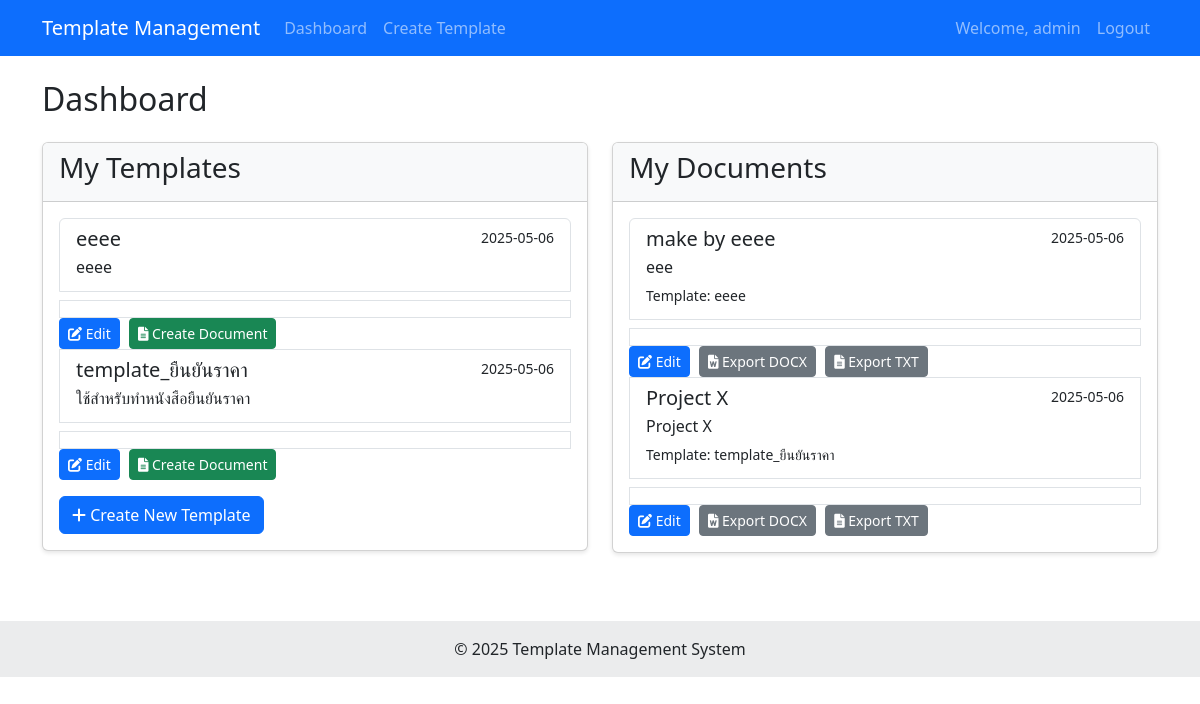
The app's page /dashboard (signed in) with its own data.
### database/models.py (models this page shows, shortened)
class User(Base, UserMixin):
    __tablename__ = 'users'
    id = Column(Integer, primary_key=True)
    username = Column(String(50), unique=True, nullable=False)
    email = Column(String(100), unique=True, nullable=False)
    password_hash = Column(String(200), nullable=False)
    created_at = Column(DateTime, default=datetime.datetime.utcnow)
    is_active = Column(Boolean, default=True)
    templates = relationship("Template", back_populates="creator")
    documents = relationship("Document", back_populates="creator")
    def is_active(self):
        return self.is_active

class Template(Base):
    __tablename__ = 'templates'
    id = Column(Integer, primary_key=True)
    title = Column(String(100), nullable=False)
    description = Column(Text, nullable=True)
    content = Column(Text, nullable=False)  # Markdown content with input-box syntax
    creator_id = Column(Integer, ForeignKey('users.id'), nullable=False)
    created_at = Column(DateTime, default=datetime.datetime.utcnow)
    modified_at = Column(DateTime, default=datetime.datetime.utcnow, onupdate=datetime.datetime.utcnow)
    creator = relationship("User", back_populates="templates")
    input_boxes = relationship("InputBox", back_populates="template", cascade="all, delete-orphan")
    documents = relationship("Document", back_populates="template")

class Document(Base):
    __tablename__ = 'documents'
    id = Column(Integer, primary_key=True)
    title = Column(String(100), nullable=False)
    description = Column(Text, nullable=True)
    template_id = Column(Integer, ForeignKey('templates.id'), nullable=False)
    creator_id = Column(Integer, ForeignKey('users.id'), nullable=False)
    created_at = Column(DateTime, default=datetime.datetime.utcnow)
    modified_at = Column(DateTime, default=datetime.datetime.utcnow, onupdate=datetime.datetime.utcnow)
    template = relationship("Template", back_populates="documents")
    creator = relationship("User", back_populates="documents")
    input_values = relationship("DocumentInputValue", back_populates="document", cascade="all, delete-orphan")

### app/app.py (the view)
@app.route('/dashboard')
@login_required
def dashboard():
    db_session = get_session(engine)
    templates = db_session.query(Template).filter_by(creator_id=current_user.id).all()
    documents = db_session.query(Document).options(joinedload(Document.template)).filter_by(creator_id=current_user.id).all()
    db_session.close()
    return render_template('dashboard.html', templates=templates, documents=documents)

### app/app.py (called while the page is built)
@login_manager.user_loader
def load_user(user_id):
    db_session = get_session(engine)
    user = db_session.query(User).get(int(user_id))
    db_session.close()
    return user

### database/models.py (called while the page is built)
def get_session(engine):
    Session = sessionmaker(bind=engine)
    return Session()

### templates/dashboard.html (shortened to what this page needs)
{% extends "base.html" %}
{% block content %}
<h2>Dashboard</h2>
<div class="row mt-4">
    <div class="col-md-6">
        <div class="card">
            <div class="card-header">
                <h3>My Templates</h3>
            </div>
            <div class="card-body">
                {% if templates %}
                <div class="list-group">
                    {% for template in templates %}
                    <a href="{{ url_for('view_template', template_id=template.id) }}" class="list-group-item list-group-item-action">
                        <div class="d-flex w-100 justify-content-between">
                            <h5 class="mb-1">{{ template.title }}</h5>
                            <small>{{ template.created_at.strftime('%Y-%m-%d') }}</small>
                        </div>
                        <p class="mb-1">{{ template.description or 'No description' }}</p>
                        <div class="mt-2">
                            <a href="{{ url_for('edit_template', template_id=template.id) }}" class="btn btn-sm btn-primary">
                                <i class="fas fa-edit"></i> Edit
                            </a>
                            <a href="{{ url_for('create_document', template_id=template.id) }}" class="btn btn-sm btn-success">
                                <i class="fas fa-file-alt"></i> Create Document
                            </a>
                        </div>
                    </a>
                    {% endfor %}
                </div>
                {% else %}
                <p>You don't have any templates yet.</p>
                {% endif %}
                <div class="mt-3">
                    <a href="{{ url_for('create_template') }}" class="btn btn-primary">
                        <i class="fas fa-plus"></i> Create New Template
                    </a>
                </div>
            </div>
        </div>
    </div>
    <div class="col-md-6">
        <div class="card">
            <div class="card-header">
                <h3>My Documents</h3>
            </div>
            <div class="card-body">
                {% if documents %}
                <div class="list-group">
                    {% for document in documents %}
                    <a href="{{ url_for('view_document', document_id=document.id) }}" class="list-group-item list-group-item-action">
                        <div class="d-flex w-100 justify-content-between">
                            <h5 class="mb-1">{{ document.title }}</h5>
                            <small>{{ document.created_at.strftime('%Y-%m-%d') }}</small>
                        </div>
                        <p class="mb-1">{{ document.description or 'No description' }}</p>
                        <p class="mb-1"><small>Template: {{ document.template.title }}</small></p>
                        <div class="mt-2">
                            <a href="{{ url_for('edit_document', document_id=document.id) }}" class="btn btn-sm btn-primary">
                                <i class="fas fa-edit"></i> Edit
                            </a>
                            <a href="{{ url_for('export_docx', document_id=document.id) }}" class="btn btn-sm btn-secondary">
                                <i class="fas fa-file-word"></i> Export DOCX
                            </a>
                            <a href="{{ url_for('export_txt', document_id=document.id) }}" class="btn btn-sm btn-secondary">
                                <i class="fas fa-file-alt"></i> Export TXT
                            </a>
                        </div>
                    </a>
                    {% endfor %}
                </div>
                {% else %}
                <p>You don't have any documents yet.</p>
                {% endif %}
            </div>
        </div>
    </div>
</div>
{% endblock %}

### templates/base.html (shortened to what this page needs)
<!DOCTYPE html>
<html lang="en">
<head>
    <link href="https://cdn.jsdelivr.net/npm/bootstrap@5.3.0/dist/css/bootstrap.min.css" rel="stylesheet">
    <link href="https://cdnjs.cloudflare.com/ajax/libs/font-awesome/6.0.0/css/all.min.css" rel="stylesheet">
    <link href="{{ url_for('static', filename='css/styles.css') }}" rel="stylesheet">
</head>
<body>
    <nav class="navbar navbar-expand-lg navbar-dark bg-primary">
        <div class="container">
            <a class="navbar-brand" href="{{ url_for('index') }}">Template Management</a>
            <div class="collapse navbar-collapse" id="navbarNav">
                <ul class="navbar-nav me-auto">
                    {% if current_user.is_authenticated %}
                    <li class="nav-item">
                        <a class="nav-link" href="{{ url_for('dashboard') }}">Dashboard</a>
                    </li>
                    <li class="nav-item">
                        <a class="nav-link" href="{{ url_for('create_template') }}">Create Template</a>
                    </li>
                    {% endif %}
                </ul>
                <ul class="navbar-nav">
                    {% if current_user.is_authenticated %}
                    <li class="nav-item">
                        <span class="nav-link">Welcome, {{ current_user.username }}</span>
                    </li>
                    <li class="nav-item">
                        <a class="nav-link" href="{{ url_for('logout') }}">Logout</a>
                    </li>
                    {% else %}
                    <li class="nav-item">
                        <a class="nav-link" href="{{ url_for('login') }}">Login</a>
                    </li>
                    {% endif %}
                </ul>
            </div>
        </div>
    </nav>
    <div class="container mt-4">
        {% block content %}{% endblock %}
    </div>
    <footer class="bg-light text-center text-lg-start mt-5">
        <div class="text-center p-3" style="background-color: rgba(0, 0, 0, 0.05);">
            © 2025 Template Management System
        </div>
    </footer>
</body>
</html>

### static/css/styles.css (style rules this page uses)
body { min-height: 100vh; display: flex; flex-direction: column; }
footer { margin-top: auto; }
.card { margin-bottom: 20px; box-shadow: 0 2px 4px rgba(0, 0, 0, 0.1); }
.card-header { background-color: #f8f9fa; font-weight: 500; }
.list-group-item { transition: all 0.2s ease; }
.btn-sm { margin-right: 5px; }

### records on screen
User: username "admin"
Template: title "eeee", created_at "2025-05-06", description "eeee"
Template: title "template_ยืนยันราคา", created_at "2025-05-06", description "ใช้สำหรับทำหนังสือยืนยันราคา"
Document: title "make by eeee", created_at "2025-05-06", description "eee", template "eeee"
Document: title "Project X", created_at "2025-05-06", description "Project X", template "template_ยืนยันราคา"
